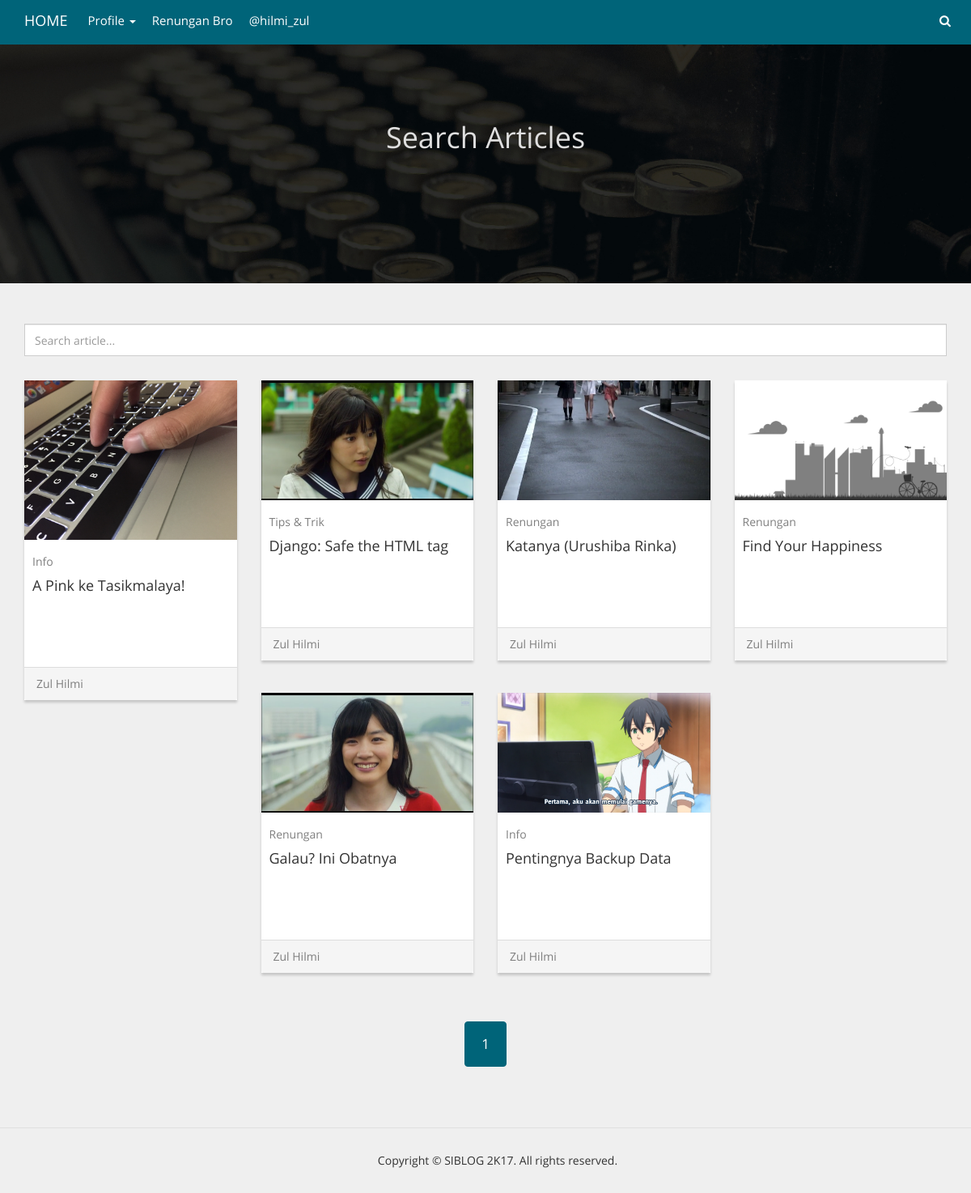
/posts/, run on the app's committed database.
### menus/models.py (models this page shows, shortened)
class MainMenu(models.Model):
  TYPE_CHOICES = (
    ('link', 'Link'),
    ('page', 'Page'),
    ('category', 'Category'),
  )
  type_menu = models.CharField(max_length=40, choices=TYPE_CHOICES)
  id_page = models.ForeignKey(Page, null=True, blank=True)
  id_category = models.ForeignKey(Category, null=True, blank=True)
  label_menu = models.CharField(max_length=40)
  slug_menu = models.CharField(max_length=40)
  publish = models.BooleanField(default=True)

### post/models.py (models this page shows, shortened)
class Post(models.Model):
  date_post = models.DateField()
  postman = models.ForeignKey(Profile)
  title = models.CharField(max_length=80)
  category = models.ForeignKey(Category)
  content = HTMLField()
  feature_image = models.FileField()
  publish = models.BooleanField(default=True)

class Category(models.Model):
  nama = models.CharField(max_length=50)
  def __unicode__(self):
    return self.nama

### account/models.py (models this page shows)
class Profile(models.Model):
  nama_lengkap = models.CharField(max_length=40)
  email = models.EmailField(max_length=50, blank=True)
  website = models.CharField(max_length=40, blank=True)
  biodata = models.TextField()
  def __unicode__(self):
    return self.nama_lengkap

### post/views.py (the view)
# urls.py: url(r'^posts/', post_views.posts),
def posts(request):
  posts = Post.objects.filter(publish=True).order_by('-date_post')
  tag_title = General.objects.get(id=1)
  tag_title_dyn = "Semua Artikel"
  main_menus = MainMenu.objects.filter(publish=True).order_by('id')
  sub_menus = SubMenu.objects.filter(publish=True).order_by('id')
  paginator = Paginator(posts, 8)
  page = request.GET.get('page')
  try:
    posts = paginator.page(page)
  except PageNotAnInteger:
    posts = paginator.page(1)
  except EmptyPage:
    posts = paginator.page(paginator.num_pages)
  return render(request, 'posts.html', {'posts':posts, 'tag_title':tag_title, 'tag_title_dyn':tag_title_dyn,
                                        'main_menus':main_menus, 'sub_menus':sub_menus})

### post/templates/posts.html (shortened to what this page needs)
{% extends "layout/base.html" %}
{% load posts_helper %}
{% block content %}
  <section class="header search">
    <div class="container">
      <div class="row">
        <div class="col-md-12">
          <div class="text-center">
            <h1>Search Articles</h1>
          </div>
        </div>
      </div>
    </div>
  </section>
  <section class="article">
    <div class="container">
      <div class="row">
        <div class="col-md-12">
          <div class="more">
            <form>
              <input type="text" class="form-control" placeholder="Search article...">
            </form>
          </div>
        </div>
        {% for post in posts %}
        <div class="col-md-3">
          <div class="panel panel-primary">
            <div class="panel-body">
              <a href="/post/{{ post.id }}"><img src="{{ post.feature_image.url }}" class="img"></a>
              <div class="category"><a href="/category/{{ post.category_id }}">{{ post.category }}</a></div>
              <h4><a href="/post/{{ post.id }}">{{ post.title }}</a></h4>
            </div>
            <div class="panel-footer">
              <div class="author"><a href="#">{{ post.postman }}</a></div>
            </div>
          </div>
        </div>
        {% endfor %}
        <div class="col-md-12">
          <div class="text-center">
            <div class="pagination">
              <li class="active"><a>{{ posts.number }}</a></li>
            </div>
          </div>
        </div>
      </div>
    </div>
  </section>
{% endblock %}

### templates/layout/nav.html (shortened to what this page needs)
  <nav class="navbar navbar-default navbar-fixed-top">
    <div class="container">
      <div class="navbar-header">
        <a href="/" class="navbar-brand">HOME</a>
      </div>
      <div id="navbar" class="navbar-collapse collapse">
        <ul class="nav navbar-nav">
          {% for main_menu in main_menus %}
            {% if main_menu.type_menu == 'link' %}
              {% if main_menu.slug_menu == '/' %}
                <li><a href="{{ main_menu.slug_menu }}">{{ main_menu.label_menu }}</a></li>
              {% elif main_menu.slug_menu == '#' %}
                <li class="dropdown">
                  <a href="{{ main_menu.slug_menu }}" class="dropdown-toggle" data-toggle="dropdown" role="button" aria-haspopup="true" aria-expanded="false">{{ main_menu.label_menu }} <span class="caret"></span></a>
                </li>
              {% else %}
                <li><a href="{{ main_menu.slug_menu }}" target="_blank">{{ main_menu.label_menu }}</a></li>
              {% endif %}
            {% endif %}
            {% if main_menu.type_menu == 'category' %}
              <li><a href="/category/{{ main_menu.id_category_id }}">{{ main_menu.label_menu }}</a></li>
            {% endif %}
          {% endfor %}
        </ul>
        <ul class="nav navbar-nav navbar-right">
          <li><a href="#"><i class="fa fa-search"></i></a></li>
        </ul>
      </div>
    </div>
  </nav>

### assets/css/lapis.css (style rules this page uses)
html { width: 100%; height: 100%; }
body { width: 100%; height: 100%; font-family: OpenSans; background-color: #efefef; }
a { color: inherit; }
.header { width: 100%; height: 350px; color: #dfdfdf; padding: 130px 0 90px 0; background-color: #1f1f1f; }
.more { padding: 0 0 10px 0; text-align: center; }
.article .more .form-control { margin-bottom: 20px; }
.article { margin-top: 50px; margin-bottom: 50px; }
.article .col-md-3 { margin-bottom: 20px; }
.article .panel { margin-bottom: 20px; }
.article .panel.panel-primary { border: 0; -webkit-box-shadow: 0 3px 3px rgba(0, 0, 0, .175); box-shadow: 0 3px 3px rgba(0, 0, 0, .175); }
.article .panel.panel-primary .panel-body { padding: 0; }
.article .img { width: 100%; }
.article .category { color: #7f7f7f; padding: 10px 0 0 10px; margin-top: 7px; }
.article h4 { padding: 0 0 70px 10px; height: 100px; }
.article .author { color: #7f7f7f; }
.header.search { background: url('../img/tik.jpg') no-repeat center center; display: block; background-size: cover; }

### assets/css/bs-custom.css (style rules this page uses)
.navbar { margin-bottom: 0; }
.navbar-default, .navbar-inverse { min-height: 55px; border: none; background-color: #006479; border-radius: 0; -webkit-border-radius: 0; -moz-border-radius: 0; }
.navbar-default .navbar-brand { color: #fff; }
.navbar-default .navbar-nav > li > a { color: #fff; transition: all 0.3s ease 0s; -webkit-transition: all 0.3s ease 0s; -moz-transition: all 0.3s ease 0s; }
.navbar-default .navbar-collapse, .navbar-default .navbar-form { border-color: #e7e7e7; }
.panel, .panel-heading { border-radius: 0; }
.navbar-default .navbar-nav > li > a { font-size: 15px; padding-left: 10px; padding-right: 10px; }
.form-control { height: 40px; border-radius: 0; }
.pagination > li > a { color: #5f5f5f; padding: 15px 20px 15px 20px; font-size: 17px; transition: all .2s; }
.pagination > .active > a, .pagination > .active > span, .pagination > .active > a:hover, .pagination > .active > span:hover, .pagination > .active > a:focus, .pagination > .active > span:focus { background-color: #006479; border-color: #006479; }

### data on the page
MainMenu: label_menu "Profile"
MainMenu: label_menu "Renungan Bro"
MainMenu: label_menu "@hilmi_zul"
Post: feature_image (picture), category "Info", title "A Pink ke Tasikmalaya!", postman "Zul Hilmi"
Post: feature_image (picture), category "Tips & Trik", title "Django: Safe the HTML tag", postman "Zul Hilmi"
Post: feature_image (picture), category "Renungan", title "Katanya (Urushiba Rinka)", postman "Zul Hilmi"
Post: feature_image (picture), category "Renungan", title "Find Your Happiness", postman "Zul Hilmi"
Post: feature_image (picture), category "Renungan", title "Galau? Ini Obatnya", postman "Zul Hilmi"
Post: feature_image (picture), category "Info", title "Pentingnya Backup Data", postman "Zul Hilmi"

### other printed values
{{ posts.number }} "1"
